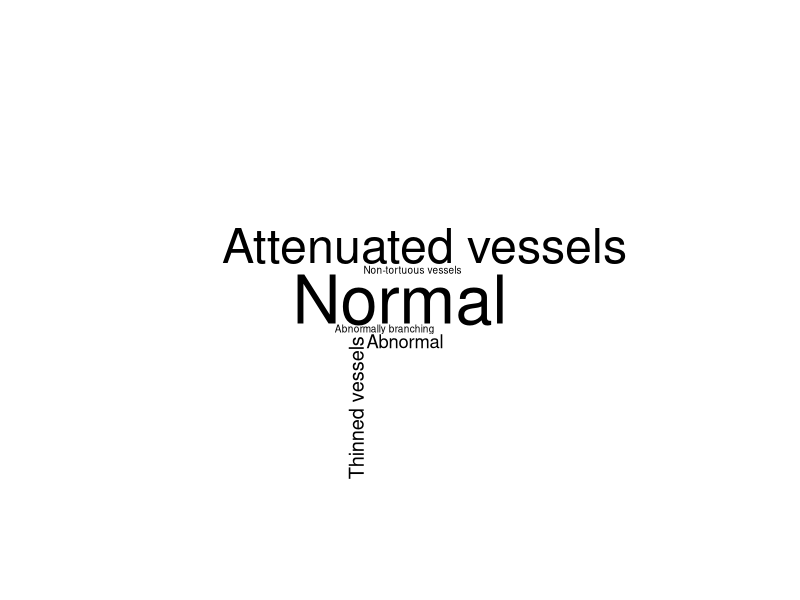

R code for this plot: (Note: this script raises an error after producing the figure.)
#-------------------------Unique words in Vessels
#Loading packages
library(dplyr) # for data wrangling
library(tidytext) # for NLP
library(stringr) # to deal with strings

library(wordcloud) # to render wordclouds
library(RColorBrewer)

library(knitr) # for tables
library(tidyr)

#------------Vessels Word frequencies
Vesselstext = c("Normal", "Thinned vessels", "Attenuated vessels", "Abnormal", "Attenuated vessels", "Attenuated vessels", "Thinned vessels", "Abnormal", 
                "Normal", "Attenuated vessels", "Normal", "Normal", "Normal", "Non-tortuous vessels", "Abnormal", "Normal", "Attenuated vessels", "Normal", 
                "Attenuated vessels", "Normal", "Normal", "Attenuated vessels", "Attenuated vessels", "Thinned vessels", "Normal", "Normal", "Attenuated vessels", 
                "Normal", "Thinned vessels", "Abnormal", "Attenuated vessels", "Abnormal", "Abnormal", "Thinned vessels", "Normal", "Normal", "Normal", 
                "Attenuated vessels", "Normal", "Thinned vessels", "Attenuated vessels", "Attenuated vessels", "Attenuated vessels", "Normal", "Normal", 
                "Normal", "Normal", "Attenuated vessels", "Normal", "Abnormally branching", "Attenuated vessels", "Attenuated vessels", "Attenuated vessels", 
                "Attenuated vessels", "Thinned vessels", "Attenuated vessels", "Normal", "Normal", "Normal", "Normal", "Attenuated vessels", "Normal", 
                "Attenuated vessels", "Attenuated vessels", "Normal", "Normal", "Normal", "Normal", "Normal", "Attenuated vessels", "Normal", "Normal", 
                "Normal", "Normal")

VesselsTextframe=as.data.frame(Vesselstext)

#Tokenize
VesselsTexttoken <- tibble(VesselsTextframe)

VesselsTextCount <- count(VesselsTexttoken, Vesselstext)

wordcloud(words = VesselsTextCount$Vesselstext, freq = VesselsTextCount$n, min.freq = 1)

library("writexl")
write_xlsx(VesselsTextCount,"/Users/maryagopi/Desktop/VesselsTextCount.xlsx")

#------------------
library(ggplot2)
Vesselsplot <- ggplot(VesselsTextCount, aes(x=Vesselstext, y=n)) + 
  geom_bar(stat = "identity", fill="steelblue")+
  geom_text(aes(label=n), vjust=0.3, color="black", size=3)+
  theme_minimal()+ 
  xlab("Vessel Diagnosis") + 
  ylab("Frequency")+
  ggtitle("Frequency of Vessel Diagnosis (Unique ID)")+
  coord_flip()

Vesselsplot
